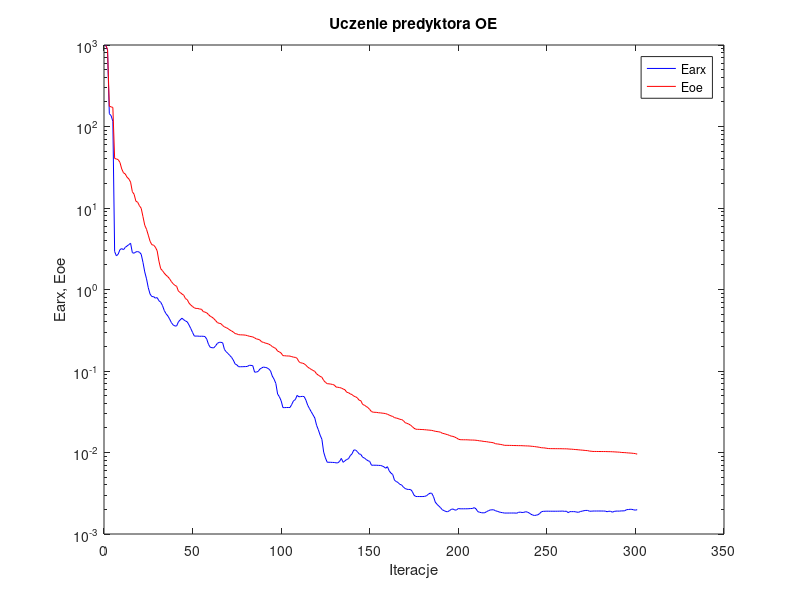
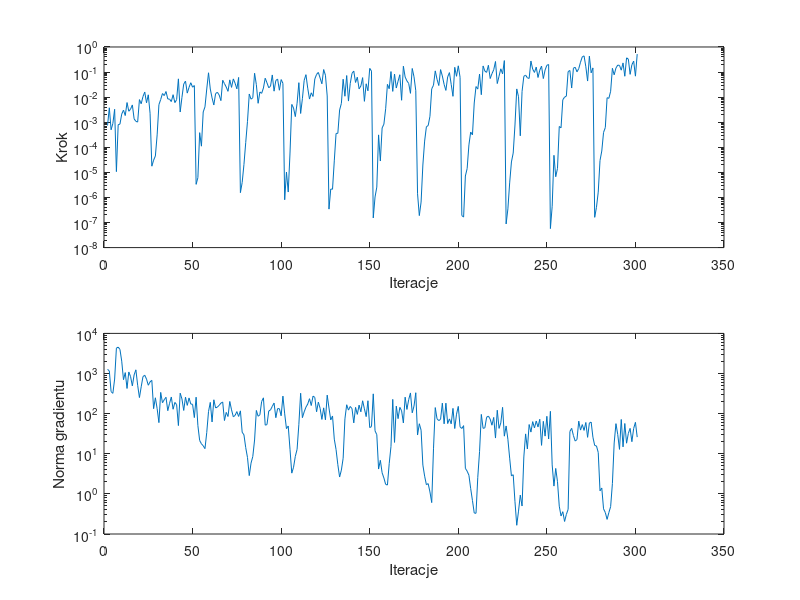

The MATLAB script that drew these images, in order:
%uczenie predyktora oe
clear all;
n=0; farx(n+1)=9.949687e+002; foe(n+1)=9.868740e+002; wspucz(n+1)=0.000000e+000; ng(n+1)=0.000000e+000;
%odnowa zmiennej metryki
n=1; farx(n+1)=8.660275e+002; foe(n+1)=8.815645e+002; krok(n+1)=7.383609e-004; ng(n+1)=1.275368e+003;
n=2; farx(n+1)=1.435625e+002; foe(n+1)=1.773206e+002; krok(n+1)=3.758503e-003; ng(n+1)=1.153301e+003;
n=3; farx(n+1)=1.360775e+002; foe(n+1)=1.742997e+002; krok(n+1)=4.988661e-004; ng(n+1)=3.537903e+002;
n=4; farx(n+1)=1.155700e+002; foe(n+1)=1.713016e+002; krok(n+1)=8.898758e-004; ng(n+1)=3.203450e+002;
n=5; farx(n+1)=2.922283e+000; foe(n+1)=4.059818e+001; krok(n+1)=3.275139e-003; ng(n+1)=7.280636e+002;
n=6; farx(n+1)=2.586362e+000; foe(n+1)=3.993415e+001; krok(n+1)=1.069939e-005; ng(n+1)=4.301416e+003;
n=7; farx(n+1)=2.712237e+000; foe(n+1)=3.925293e+001; krok(n+1)=7.989279e-004; ng(n+1)=4.539386e+003;
n=8; farx(n+1)=3.086026e+000; foe(n+1)=3.621923e+001; krok(n+1)=8.374265e-004; ng(n+1)=4.001106e+003;
n=9; farx(n+1)=3.176167e+000; foe(n+1)=3.015561e+001; krok(n+1)=2.104259e-003; ng(n+1)=2.036877e+003;
n=10; farx(n+1)=3.078793e+000; foe(n+1)=2.702872e+001; krok(n+1)=3.032635e-003; ng(n+1)=7.018158e+002;
n=11; farx(n+1)=3.291085e+000; foe(n+1)=2.617841e+001; krok(n+1)=1.846469e-003; ng(n+1)=1.054113e+003;
n=12; farx(n+1)=3.416999e+000; foe(n+1)=2.384986e+001; krok(n+1)=6.081190e-003; ng(n+1)=4.239334e+002;
n=13; farx(n+1)=3.551252e+000; foe(n+1)=2.277906e+001; krok(n+1)=2.739044e-003; ng(n+1)=1.094899e+003;
n=14; farx(n+1)=3.697394e+000; foe(n+1)=2.079251e+001; krok(n+1)=3.334617e-003; ng(n+1)=8.356509e+002;
n=15; farx(n+1)=2.832254e+000; foe(n+1)=1.585207e+001; krok(n+1)=4.892037e-003; ng(n+1)=4.915154e+002;
n=16; farx(n+1)=2.788976e+000; foe(n+1)=1.473019e+001; krok(n+1)=1.361446e-003; ng(n+1)=9.248705e+002;
n=17; farx(n+1)=2.895388e+000; foe(n+1)=1.211075e+001; krok(n+1)=1.084015e-003; ng(n+1)=1.236002e+003;
n=18; farx(n+1)=2.919244e+000; foe(n+1)=1.177136e+001; krok(n+1)=1.013537e-003; ng(n+1)=5.093269e+002;
n=19; farx(n+1)=2.868979e+000; foe(n+1)=1.066595e+001; krok(n+1)=7.980009e-003; ng(n+1)=2.516531e+002;
n=20; farx(n+1)=2.706891e+000; foe(n+1)=9.915157e+000; krok(n+1)=5.445782e-003; ng(n+1)=4.669747e+002;
n=21; farx(n+1)=2.152705e+000; foe(n+1)=7.830738e+000; krok(n+1)=1.053841e-002; ng(n+1)=8.380113e+002;
n=22; farx(n+1)=1.644252e+000; foe(n+1)=6.146471e+000; krok(n+1)=1.596002e-002; ng(n+1)=9.065465e+002;
n=23; farx(n+1)=1.351998e+000; foe(n+1)=5.479973e+000; krok(n+1)=5.945944e-003; ng(n+1)=7.262826e+002;
n=24; farx(n+1)=1.050450e+000; foe(n+1)=4.645024e+000; krok(n+1)=1.238474e-002; ng(n+1)=5.101938e+002;
n=25; farx(n+1)=8.797241e-001; foe(n+1)=3.909137e+000; krok(n+1)=2.281831e-003; ng(n+1)=6.197418e+002;
%odnowa zmiennej metryki
n=26; farx(n+1)=8.188750e-001; foe(n+1)=3.542560e+000; krok(n+1)=1.763713e-005; ng(n+1)=6.754233e+002;
n=27; farx(n+1)=8.177630e-001; foe(n+1)=3.506801e+000; krok(n+1)=3.048993e-005; ng(n+1)=1.328509e+002;
n=28; farx(n+1)=7.836074e-001; foe(n+1)=3.304536e+000; krok(n+1)=4.506169e-005; ng(n+1)=2.484142e+002;
n=29; farx(n+1)=7.955109e-001; foe(n+1)=2.987753e+000; krok(n+1)=3.125285e-004; ng(n+1)=1.326130e+002;
n=30; farx(n+1)=7.277978e-001; foe(n+1)=2.231638e+000; krok(n+1)=5.022071e-003; ng(n+1)=5.971269e+001;
n=31; farx(n+1)=6.982055e-001; foe(n+1)=1.799598e+000; krok(n+1)=8.017859e-003; ng(n+1)=3.382408e+002;
n=32; farx(n+1)=6.370533e-001; foe(n+1)=1.703864e+000; krok(n+1)=1.391254e-002; ng(n+1)=1.867761e+002;
n=33; farx(n+1)=5.536474e-001; foe(n+1)=1.589039e+000; krok(n+1)=1.153579e-002; ng(n+1)=2.222136e+002;
n=34; farx(n+1)=5.049941e-001; foe(n+1)=1.500139e+000; krok(n+1)=1.675011e-002; ng(n+1)=2.553583e+002;
n=35; farx(n+1)=4.752722e-001; foe(n+1)=1.438627e+000; krok(n+1)=8.471180e-003; ng(n+1)=1.184287e+002;
n=36; farx(n+1)=4.359940e-001; foe(n+1)=1.356572e+000; krok(n+1)=8.324349e-003; ng(n+1)=1.805575e+002;
n=37; farx(n+1)=3.935247e-001; foe(n+1)=1.253525e+000; krok(n+1)=6.669234e-003; ng(n+1)=2.601889e+002;
n=38; farx(n+1)=3.681511e-001; foe(n+1)=1.178669e+000; krok(n+1)=1.251384e-002; ng(n+1)=1.286755e+002;
n=39; farx(n+1)=3.568356e-001; foe(n+1)=1.124405e+000; krok(n+1)=6.047937e-003; ng(n+1)=1.902738e+002;
n=40; farx(n+1)=3.564791e-001; foe(n+1)=1.095607e+000; krok(n+1)=7.947193e-003; ng(n+1)=1.677660e+002;
n=41; farx(n+1)=4.011810e-001; foe(n+1)=9.532892e-001; krok(n+1)=5.359529e-002; ng(n+1)=5.039956e+001;
n=42; farx(n+1)=4.232961e-001; foe(n+1)=9.196795e-001; krok(n+1)=2.553842e-003; ng(n+1)=3.234845e+002;
n=43; farx(n+1)=4.443179e-001; foe(n+1)=8.808697e-001; krok(n+1)=9.801654e-003; ng(n+1)=2.329262e+002;
n=44; farx(n+1)=4.255879e-001; foe(n+1)=8.514210e-001; krok(n+1)=3.320390e-002; ng(n+1)=1.200852e+002;
n=45; farx(n+1)=4.108651e-001; foe(n+1)=7.732428e-001; krok(n+1)=4.356626e-002; ng(n+1)=2.567081e+002;
n=46; farx(n+1)=4.007768e-001; foe(n+1)=7.504744e-001; krok(n+1)=1.448480e-002; ng(n+1)=1.607232e+002;
n=47; farx(n+1)=3.664711e-001; foe(n+1)=6.803321e-001; krok(n+1)=2.452306e-002; ng(n+1)=2.463357e+002;
n=48; farx(n+1)=3.316369e-001; foe(n+1)=6.440547e-001; krok(n+1)=3.754388e-002; ng(n+1)=1.735424e+002;
n=49; farx(n+1)=2.969586e-001; foe(n+1)=6.179956e-001; krok(n+1)=2.489395e-002; ng(n+1)=1.707793e+002;
n=50; farx(n+1)=2.681322e-001; foe(n+1)=5.946503e-001; krok(n+1)=2.896961e-002; ng(n+1)=7.974286e+001;
%odnowa zmiennej metryki
n=51; farx(n+1)=2.681663e-001; foe(n+1)=5.858618e-001; krok(n+1)=3.328396e-006; ng(n+1)=2.570098e+002;
n=52; farx(n+1)=2.682206e-001; foe(n+1)=5.851477e-001; krok(n+1)=6.147973e-006; ng(n+1)=5.023329e+001;
n=53; farx(n+1)=2.664580e-001; foe(n+1)=5.752071e-001; krok(n+1)=3.831728e-004; ng(n+1)=2.138121e+001;
n=54; farx(n+1)=2.672432e-001; foe(n+1)=5.737998e-001; krok(n+1)=1.107642e-004; ng(n+1)=1.772327e+001;
n=55; farx(n+1)=2.665988e-001; foe(n+1)=5.362534e-001; krok(n+1)=2.559883e-003; ng(n+1)=1.580864e+001;
n=56; farx(n+1)=2.647501e-001; foe(n+1)=5.279826e-001; krok(n+1)=4.087375e-003; ng(n+1)=1.342123e+001;
n=57; farx(n+1)=2.460741e-001; foe(n+1)=5.174401e-001; krok(n+1)=2.107682e-002; ng(n+1)=3.390219e+001;
n=58; farx(n+1)=2.118531e-001; foe(n+1)=4.923718e-001; krok(n+1)=9.363811e-002; ng(n+1)=1.130319e+002;
n=59; farx(n+1)=1.950201e-001; foe(n+1)=4.689135e-001; krok(n+1)=2.107682e-002; ng(n+1)=1.907460e+002;
n=60; farx(n+1)=1.930910e-001; foe(n+1)=4.569036e-001; krok(n+1)=9.328627e-003; ng(n+1)=6.207654e+001;
n=61; farx(n+1)=1.924240e-001; foe(n+1)=4.391586e-001; krok(n+1)=4.869577e-003; ng(n+1)=2.214613e+002;
n=62; farx(n+1)=2.039586e-001; foe(n+1)=4.156585e-001; krok(n+1)=1.389524e-002; ng(n+1)=1.387285e+002;
n=63; farx(n+1)=2.181628e-001; foe(n+1)=3.928757e-001; krok(n+1)=1.559274e-002; ng(n+1)=1.455756e+002;
n=64; farx(n+1)=2.247779e-001; foe(n+1)=3.849325e-001; krok(n+1)=1.220118e-002; ng(n+1)=1.612502e+002;
n=65; farx(n+1)=2.250109e-001; foe(n+1)=3.810026e-001; krok(n+1)=7.251821e-003; ng(n+1)=1.826892e+002;
n=66; farx(n+1)=2.217539e-001; foe(n+1)=3.610901e-001; krok(n+1)=4.710295e-002; ng(n+1)=1.952624e+002;
n=67; farx(n+1)=1.834969e-001; foe(n+1)=3.473168e-001; krok(n+1)=3.459187e-002; ng(n+1)=6.731732e+001;
n=68; farx(n+1)=1.721618e-001; foe(n+1)=3.406112e-001; krok(n+1)=2.517497e-002; ng(n+1)=1.074647e+002;
n=69; farx(n+1)=1.638900e-001; foe(n+1)=3.312453e-001; krok(n+1)=1.704362e-002; ng(n+1)=8.480800e+001;
n=70; farx(n+1)=1.551276e-001; foe(n+1)=3.189584e-001; krok(n+1)=4.880471e-002; ng(n+1)=2.010664e+002;
n=71; farx(n+1)=1.471434e-001; foe(n+1)=3.099663e-001; krok(n+1)=2.447549e-002; ng(n+1)=1.242008e+002;
n=72; farx(n+1)=1.359728e-001; foe(n+1)=3.009076e-001; krok(n+1)=5.335388e-002; ng(n+1)=8.349941e+001;
n=73; farx(n+1)=1.223092e-001; foe(n+1)=2.879967e-001; krok(n+1)=3.586741e-002; ng(n+1)=9.045263e+001;
n=74; farx(n+1)=1.186895e-001; foe(n+1)=2.848470e-001; krok(n+1)=2.142359e-002; ng(n+1)=1.125121e+002;
n=75; farx(n+1)=1.127867e-001; foe(n+1)=2.792600e-001; krok(n+1)=6.105720e-002; ng(n+1)=8.505809e+001;
%odnowa zmiennej metryki
n=76; farx(n+1)=1.128061e-001; foe(n+1)=2.778177e-001; krok(n+1)=1.550654e-006; ng(n+1)=1.173319e+002;
n=77; farx(n+1)=1.128741e-001; foe(n+1)=2.775655e-001; krok(n+1)=3.943370e-006; ng(n+1)=3.442957e+001;
n=78; farx(n+1)=1.131645e-001; foe(n+1)=2.766748e-001; krok(n+1)=2.059661e-005; ng(n+1)=2.964277e+001;
n=79; farx(n+1)=1.132958e-001; foe(n+1)=2.750048e-001; krok(n+1)=1.539526e-004; ng(n+1)=1.424221e+001;
n=80; farx(n+1)=1.138515e-001; foe(n+1)=2.715292e-001; krok(n+1)=1.083660e-003; ng(n+1)=8.055076e+000;
n=81; farx(n+1)=1.175501e-001; foe(n+1)=2.671175e-001; krok(n+1)=1.333847e-002; ng(n+1)=2.857101e+000;
n=82; farx(n+1)=1.171960e-001; foe(n+1)=2.646172e-001; krok(n+1)=8.300976e-003; ng(n+1)=5.840933e+000;
n=83; farx(n+1)=1.161131e-001; foe(n+1)=2.617835e-001; krok(n+1)=9.495353e-003; ng(n+1)=8.562625e+000;
n=84; farx(n+1)=9.686220e-002; foe(n+1)=2.554435e-001; krok(n+1)=8.973318e-002; ng(n+1)=2.203278e+001;
n=85; farx(n+1)=9.701965e-002; foe(n+1)=2.474688e-001; krok(n+1)=3.153338e-002; ng(n+1)=1.201092e+002;
n=86; farx(n+1)=9.867804e-002; foe(n+1)=2.451043e-001; krok(n+1)=5.680993e-003; ng(n+1)=8.606035e+001;
n=87; farx(n+1)=1.055328e-001; foe(n+1)=2.398119e-001; krok(n+1)=1.605804e-002; ng(n+1)=9.351800e+001;
n=88; farx(n+1)=1.090707e-001; foe(n+1)=2.280529e-001; krok(n+1)=1.417782e-002; ng(n+1)=2.014280e+002;
n=89; farx(n+1)=1.117781e-001; foe(n+1)=2.246609e-001; krok(n+1)=2.320653e-002; ng(n+1)=2.477166e+002;
n=90; farx(n+1)=1.106773e-001; foe(n+1)=2.204393e-001; krok(n+1)=5.680644e-002; ng(n+1)=5.167635e+001;
n=91; farx(n+1)=1.093921e-001; foe(n+1)=2.175732e-001; krok(n+1)=3.726804e-002; ng(n+1)=5.325766e+001;
n=92; farx(n+1)=1.059230e-001; foe(n+1)=2.137523e-001; krok(n+1)=2.362755e-002; ng(n+1)=1.161688e+002;
n=93; farx(n+1)=1.004561e-001; foe(n+1)=2.078830e-001; krok(n+1)=2.721013e-002; ng(n+1)=1.241264e+002;
n=94; farx(n+1)=8.668839e-002; foe(n+1)=1.993275e-001; krok(n+1)=7.672268e-002; ng(n+1)=1.518086e+002;
n=95; farx(n+1)=7.938047e-002; foe(n+1)=1.939936e-001; krok(n+1)=1.729712e-002; ng(n+1)=1.836660e+002;
n=96; farx(n+1)=7.044198e-002; foe(n+1)=1.886752e-001; krok(n+1)=4.633705e-002; ng(n+1)=7.925162e+001;
n=97; farx(n+1)=5.222425e-002; foe(n+1)=1.753304e-001; krok(n+1)=5.258261e-002; ng(n+1)=1.333389e+002;
n=98; farx(n+1)=4.831599e-002; foe(n+1)=1.719159e-001; krok(n+1)=1.887308e-002; ng(n+1)=1.330826e+002;
n=99; farx(n+1)=4.312190e-002; foe(n+1)=1.658048e-001; krok(n+1)=5.019954e-002; ng(n+1)=8.836688e+001;
n=100; farx(n+1)=3.555049e-002; foe(n+1)=1.543226e-001; krok(n+1)=3.556534e-002; ng(n+1)=2.735378e+002;
%odnowa zmiennej metryki
n=101; farx(n+1)=3.554741e-002; foe(n+1)=1.539473e-001; krok(n+1)=8.096016e-007; ng(n+1)=9.870474e+001;
n=102; farx(n+1)=3.564876e-002; foe(n+1)=1.530312e-001; krok(n+1)=1.033992e-005; ng(n+1)=4.230937e+001;
n=103; farx(n+1)=3.565511e-002; foe(n+1)=1.528614e-001; krok(n+1)=1.641948e-006; ng(n+1)=4.928582e+001;
n=104; farx(n+1)=3.565021e-002; foe(n+1)=1.523333e-001; krok(n+1)=5.904045e-005; ng(n+1)=1.291151e+001;
n=105; farx(n+1)=3.893564e-002; foe(n+1)=1.501040e-001; krok(n+1)=5.119766e-003; ng(n+1)=3.289479e+000;
n=106; farx(n+1)=4.325290e-002; foe(n+1)=1.477533e-001; krok(n+1)=3.683227e-003; ng(n+1)=4.614193e+000;
n=107; farx(n+1)=4.447612e-002; foe(n+1)=1.469923e-001; krok(n+1)=1.675019e-003; ng(n+1)=8.620880e+000;
n=108; farx(n+1)=5.020171e-002; foe(n+1)=1.432202e-001; krok(n+1)=5.711090e-003; ng(n+1)=1.288545e+001;
n=109; farx(n+1)=4.827950e-002; foe(n+1)=1.302315e-001; krok(n+1)=3.769903e-002; ng(n+1)=5.414853e+001;
n=110; farx(n+1)=4.856245e-002; foe(n+1)=1.261561e-001; krok(n+1)=2.232322e-003; ng(n+1)=3.226476e+002;
n=111; farx(n+1)=4.880809e-002; foe(n+1)=1.248993e-001; krok(n+1)=8.705227e-003; ng(n+1)=7.932103e+001;
n=112; farx(n+1)=4.850184e-002; foe(n+1)=1.226093e-001; krok(n+1)=4.679730e-002; ng(n+1)=1.107202e+002;
n=113; farx(n+1)=4.379070e-002; foe(n+1)=1.176171e-001; krok(n+1)=7.866273e-002; ng(n+1)=1.449700e+002;
n=114; farx(n+1)=3.796752e-002; foe(n+1)=1.116642e-001; krok(n+1)=2.284436e-002; ng(n+1)=1.733404e+002;
n=115; farx(n+1)=3.455990e-002; foe(n+1)=1.078963e-001; krok(n+1)=8.383236e-003; ng(n+1)=2.359421e+002;
n=116; farx(n+1)=3.155039e-002; foe(n+1)=1.046287e-001; krok(n+1)=1.488820e-002; ng(n+1)=1.592658e+002;
n=117; farx(n+1)=2.896614e-002; foe(n+1)=1.016345e-001; krok(n+1)=1.063635e-002; ng(n+1)=2.734291e+002;
n=118; farx(n+1)=2.649258e-002; foe(n+1)=9.885049e-002; krok(n+1)=5.286105e-002; ng(n+1)=2.539098e+002;
n=119; farx(n+1)=2.157846e-002; foe(n+1)=9.229628e-002; krok(n+1)=8.068776e-002; ng(n+1)=1.113721e+002;
n=120; farx(n+1)=1.899560e-002; foe(n+1)=8.889208e-002; krok(n+1)=9.682604e-002; ng(n+1)=1.936931e+002;
n=121; farx(n+1)=1.633072e-002; foe(n+1)=8.598482e-002; krok(n+1)=5.753341e-002; ng(n+1)=1.353671e+002;
n=122; farx(n+1)=1.454822e-002; foe(n+1)=8.380101e-002; krok(n+1)=3.407387e-002; ng(n+1)=7.176396e+001;
n=123; farx(n+1)=1.012280e-002; foe(n+1)=7.666623e-002; krok(n+1)=1.261335e-001; ng(n+1)=1.394385e+002;
n=124; farx(n+1)=8.576846e-003; foe(n+1)=7.265893e-002; krok(n+1)=7.485385e-002; ng(n+1)=7.012680e+001;
n=125; farx(n+1)=7.591545e-003; foe(n+1)=6.988467e-002; krok(n+1)=1.109636e-002; ng(n+1)=2.892388e+002;
%odnowa zmiennej metryki
n=126; farx(n+1)=7.590654e-003; foe(n+1)=6.959173e-002; krok(n+1)=3.422731e-007; ng(n+1)=1.382104e+002;
n=127; farx(n+1)=7.580188e-003; foe(n+1)=6.913574e-002; krok(n+1)=2.167989e-006; ng(n+1)=6.963368e+001;
n=128; farx(n+1)=7.556364e-003; foe(n+1)=6.833200e-002; krok(n+1)=2.125074e-006; ng(n+1)=8.740606e+001;
n=129; farx(n+1)=7.544219e-003; foe(n+1)=6.730522e-002; krok(n+1)=2.877521e-005; ng(n+1)=2.312043e+001;
n=130; farx(n+1)=7.462138e-003; foe(n+1)=6.357023e-002; krok(n+1)=3.569431e-004; ng(n+1)=1.271855e+001;
n=131; farx(n+1)=7.467177e-003; foe(n+1)=6.316694e-002; krok(n+1)=3.604935e-004; ng(n+1)=5.343748e+000;
n=132; farx(n+1)=7.791393e-003; foe(n+1)=6.260822e-002; krok(n+1)=3.065383e-003; ng(n+1)=2.630377e+000;
n=133; farx(n+1)=8.466017e-003; foe(n+1)=6.175087e-002; krok(n+1)=5.631405e-003; ng(n+1)=3.921213e+000;
n=134; farx(n+1)=7.574543e-003; foe(n+1)=6.016905e-002; krok(n+1)=5.184392e-002; ng(n+1)=7.729449e+000;
n=135; farx(n+1)=7.907268e-003; foe(n+1)=5.894704e-002; krok(n+1)=1.086709e-002; ng(n+1)=7.398682e+001;
n=136; farx(n+1)=8.214199e-003; foe(n+1)=5.488088e-002; krok(n+1)=7.266281e-002; ng(n+1)=1.665611e+002;
n=137; farx(n+1)=8.379066e-003; foe(n+1)=5.425650e-002; krok(n+1)=6.970444e-003; ng(n+1)=1.224384e+002;
n=138; farx(n+1)=9.145864e-003; foe(n+1)=5.239690e-002; krok(n+1)=3.477029e-002; ng(n+1)=1.509869e+002;
n=139; farx(n+1)=9.628781e-003; foe(n+1)=5.139614e-002; krok(n+1)=8.877087e-002; ng(n+1)=1.334235e+002;
n=140; farx(n+1)=1.072182e-002; foe(n+1)=4.919105e-002; krok(n+1)=1.093247e-001; ng(n+1)=5.886823e+001;
n=141; farx(n+1)=1.073605e-002; foe(n+1)=4.831170e-002; krok(n+1)=3.847317e-002; ng(n+1)=1.433652e+002;
n=142; farx(n+1)=1.026062e-002; foe(n+1)=4.682544e-002; krok(n+1)=6.244338e-002; ng(n+1)=9.582328e+001;
n=143; farx(n+1)=9.623737e-003; foe(n+1)=4.386378e-002; krok(n+1)=2.142359e-002; ng(n+1)=1.628379e+002;
n=144; farx(n+1)=9.465026e-003; foe(n+1)=4.322979e-002; krok(n+1)=2.779047e-002; ng(n+1)=1.111382e+002;
n=145; farx(n+1)=8.738109e-003; foe(n+1)=3.885138e-002; krok(n+1)=6.004768e-002; ng(n+1)=2.093432e+002;
n=146; farx(n+1)=8.557766e-003; foe(n+1)=3.807024e-002; krok(n+1)=6.800237e-003; ng(n+1)=1.315664e+002;
n=147; farx(n+1)=8.208406e-003; foe(n+1)=3.675990e-002; krok(n+1)=3.408723e-002; ng(n+1)=8.429373e+001;
n=148; farx(n+1)=7.931570e-003; foe(n+1)=3.557415e-002; krok(n+1)=1.785858e-002; ng(n+1)=2.097244e+002;
n=149; farx(n+1)=7.772479e-003; foe(n+1)=3.373235e-002; krok(n+1)=1.400181e-001; ng(n+1)=4.482776e+001;
n=150; farx(n+1)=6.981410e-003; foe(n+1)=3.177494e-002; krok(n+1)=1.090928e-001; ng(n+1)=4.768140e+001;
%odnowa zmiennej metryki
n=151; farx(n+1)=6.983274e-003; foe(n+1)=3.121346e-002; krok(n+1)=1.526987e-007; ng(n+1)=3.112386e+002;
n=152; farx(n+1)=6.982357e-003; foe(n+1)=3.115137e-002; krok(n+1)=1.039615e-006; ng(n+1)=3.726212e+001;
n=153; farx(n+1)=6.973943e-003; foe(n+1)=3.104624e-002; krok(n+1)=2.582808e-006; ng(n+1)=2.986570e+001;
n=154; farx(n+1)=6.948662e-003; foe(n+1)=3.072611e-002; krok(n+1)=3.125285e-004; ng(n+1)=4.158877e+000;
n=155; farx(n+1)=6.937729e-003; foe(n+1)=3.066208e-002; krok(n+1)=2.832743e-005; ng(n+1)=6.875128e+000;
n=156; farx(n+1)=6.843534e-003; foe(n+1)=3.042378e-002; krok(n+1)=5.904631e-004; ng(n+1)=3.357818e+000;
n=157; farx(n+1)=6.679811e-003; foe(n+1)=3.024623e-002; krok(n+1)=8.336543e-004; ng(n+1)=2.486682e+000;
n=158; farx(n+1)=6.412608e-003; foe(n+1)=2.999005e-002; krok(n+1)=3.442236e-003; ng(n+1)=1.724549e+000;
n=159; farx(n+1)=6.700280e-003; foe(n+1)=2.945329e-002; krok(n+1)=3.234070e-002; ng(n+1)=1.661251e+000;
n=160; farx(n+1)=5.958153e-003; foe(n+1)=2.880252e-002; krok(n+1)=2.165649e-002; ng(n+1)=5.668807e+000;
n=161; farx(n+1)=5.581219e-003; foe(n+1)=2.813785e-002; krok(n+1)=1.047148e-001; ng(n+1)=1.513290e+001;
n=162; farx(n+1)=5.369731e-003; foe(n+1)=2.768671e-002; krok(n+1)=1.694661e-002; ng(n+1)=2.265347e+002;
n=163; farx(n+1)=4.555707e-003; foe(n+1)=2.676134e-002; krok(n+1)=8.316649e-002; ng(n+1)=1.918349e+001;
n=164; farx(n+1)=4.408369e-003; foe(n+1)=2.646925e-002; krok(n+1)=2.308292e-002; ng(n+1)=1.538055e+002;
n=165; farx(n+1)=4.282813e-003; foe(n+1)=2.612453e-002; krok(n+1)=4.331299e-002; ng(n+1)=7.504975e+001;
n=166; farx(n+1)=4.065367e-003; foe(n+1)=2.554235e-002; krok(n+1)=7.822596e-002; ng(n+1)=1.432818e+002;
n=167; farx(n+1)=4.003098e-003; foe(n+1)=2.539428e-002; krok(n+1)=7.505960e-003; ng(n+1)=1.180002e+002;
n=168; farx(n+1)=3.762121e-003; foe(n+1)=2.461736e-002; krok(n+1)=1.714306e-001; ng(n+1)=5.869227e+001;
n=169; farx(n+1)=3.618449e-003; foe(n+1)=2.323479e-002; krok(n+1)=6.328702e-002; ng(n+1)=2.573561e+002;
n=170; farx(n+1)=3.539387e-003; foe(n+1)=2.280562e-002; krok(n+1)=4.446078e-002; ng(n+1)=1.272822e+002;
n=171; farx(n+1)=3.518952e-003; foe(n+1)=2.233414e-002; krok(n+1)=3.519888e-002; ng(n+1)=2.234600e+002;
n=172; farx(n+1)=3.519856e-003; foe(n+1)=2.168973e-002; krok(n+1)=1.417782e-002; ng(n+1)=3.278126e+002;
n=173; farx(n+1)=3.333628e-003; foe(n+1)=2.081391e-002; krok(n+1)=1.389631e-001; ng(n+1)=1.048900e+002;
n=174; farx(n+1)=2.994901e-003; foe(n+1)=1.985564e-002; krok(n+1)=6.474159e-002; ng(n+1)=1.542065e+002;
n=175; farx(n+1)=2.885480e-003; foe(n+1)=1.930990e-002; krok(n+1)=1.808357e-002; ng(n+1)=3.319386e+002;
%odnowa zmiennej metryki
n=176; farx(n+1)=2.882978e-003; foe(n+1)=1.924737e-002; krok(n+1)=1.400064e-006; ng(n+1)=2.931289e+001;
n=177; farx(n+1)=2.882290e-003; foe(n+1)=1.921832e-002; krok(n+1)=1.888008e-007; ng(n+1)=5.604524e+001;
n=178; farx(n+1)=2.880563e-003; foe(n+1)=1.915832e-002; krok(n+1)=6.553897e-007; ng(n+1)=3.869550e+001;
n=179; farx(n+1)=2.882617e-003; foe(n+1)=1.912905e-002; krok(n+1)=1.961815e-005; ng(n+1)=5.240702e+000;
n=180; farx(n+1)=2.895404e-003; foe(n+1)=1.904099e-002; krok(n+1)=1.769627e-004; ng(n+1)=2.766139e+000;
n=181; farx(n+1)=2.942434e-003; foe(n+1)=1.896485e-002; krok(n+1)=6.647718e-004; ng(n+1)=1.691412e+000;
n=182; farx(n+1)=3.060015e-003; foe(n+1)=1.885872e-002; krok(n+1)=7.315478e-004; ng(n+1)=1.802416e+000;
n=183; farx(n+1)=3.171179e-003; foe(n+1)=1.877672e-002; krok(n+1)=1.723278e-003; ng(n+1)=1.120058e+000;
n=184; farx(n+1)=3.160824e-003; foe(n+1)=1.868666e-002; krok(n+1)=2.147336e-002; ng(n+1)=6.067992e-001;
n=185; farx(n+1)=2.880227e-003; foe(n+1)=1.846244e-002; krok(n+1)=2.981463e-002; ng(n+1)=1.327010e+001;
n=186; farx(n+1)=2.464611e-003; foe(n+1)=1.821344e-002; krok(n+1)=1.115393e-001; ng(n+1)=1.415001e+002;
n=187; farx(n+1)=2.313377e-003; foe(n+1)=1.807375e-002; krok(n+1)=5.138140e-002; ng(n+1)=7.432261e+001;
n=188; farx(n+1)=2.203091e-003; foe(n+1)=1.793646e-002; krok(n+1)=2.900728e-002; ng(n+1)=6.707957e+001;
n=189; farx(n+1)=2.101387e-003; foe(n+1)=1.774242e-002; krok(n+1)=1.253365e-001; ng(n+1)=7.227895e+001;
n=190; farx(n+1)=1.980608e-003; foe(n+1)=1.720750e-002; krok(n+1)=6.948381e-002; ng(n+1)=1.827872e+002;
n=191; farx(n+1)=1.936418e-003; foe(n+1)=1.704840e-002; krok(n+1)=3.221469e-002; ng(n+1)=5.575365e+001;
n=192; farx(n+1)=1.886553e-003; foe(n+1)=1.675638e-002; krok(n+1)=1.856024e-002; ng(n+1)=1.822912e+002;
n=193; farx(n+1)=1.876418e-003; foe(n+1)=1.655424e-002; krok(n+1)=6.402713e-002; ng(n+1)=5.661418e+001;
n=194; farx(n+1)=1.934634e-003; foe(n+1)=1.619141e-002; krok(n+1)=9.513510e-002; ng(n+1)=7.392557e+001;
n=195; farx(n+1)=2.003469e-003; foe(n+1)=1.589534e-002; krok(n+1)=3.238370e-002; ng(n+1)=5.574027e+001;
n=196; farx(n+1)=2.029998e-003; foe(n+1)=1.576929e-002; krok(n+1)=1.078150e-002; ng(n+1)=1.353225e+002;
n=197; farx(n+1)=1.968704e-003; foe(n+1)=1.545012e-002; krok(n+1)=1.545805e-001; ng(n+1)=4.256598e+001;
n=198; farx(n+1)=1.970074e-003; foe(n+1)=1.509251e-002; krok(n+1)=6.778645e-002; ng(n+1)=9.707055e+001;
n=199; farx(n+1)=2.053739e-003; foe(n+1)=1.460215e-002; krok(n+1)=1.775417e-001; ng(n+1)=1.515860e+002;
n=200; farx(n+1)=2.037887e-003; foe(n+1)=1.437097e-002; krok(n+1)=6.191270e-002; ng(n+1)=4.686414e+001;
%odnowa zmiennej metryki
n=201; farx(n+1)=2.037885e-003; foe(n+1)=1.434797e-002; krok(n+1)=1.888725e-007; ng(n+1)=4.258290e+001;
n=202; farx(n+1)=2.038134e-003; foe(n+1)=1.433008e-002; krok(n+1)=1.647793e-007; ng(n+1)=5.025139e+001;
n=203; farx(n+1)=2.039210e-003; foe(n+1)=1.432403e-002; krok(n+1)=7.156975e-006; ng(n+1)=4.332123e+000;
n=204; farx(n+1)=2.039330e-003; foe(n+1)=1.431525e-002; krok(n+1)=1.416371e-005; ng(n+1)=3.681476e+000;
n=205; farx(n+1)=2.044707e-003; foe(n+1)=1.426881e-002; krok(n+1)=1.247165e-004; ng(n+1)=2.917844e+000;
n=206; farx(n+1)=2.053023e-003; foe(n+1)=1.422786e-002; krok(n+1)=4.066412e-004; ng(n+1)=1.350945e+000;
n=207; farx(n+1)=2.056099e-003; foe(n+1)=1.421885e-002; krok(n+1)=3.125285e-004; ng(n+1)=6.822594e-001;
n=208; farx(n+1)=2.106693e-003; foe(n+1)=1.419308e-002; krok(n+1)=5.836445e-003; ng(n+1)=3.344716e-001;
n=209; farx(n+1)=2.035670e-003; foe(n+1)=1.413088e-002; krok(n+1)=2.642647e-002; ng(n+1)=3.276956e-001;
n=210; farx(n+1)=1.881023e-003; foe(n+1)=1.403212e-002; krok(n+1)=2.096657e-002; ng(n+1)=2.584399e+000;
n=211; farx(n+1)=1.850111e-003; foe(n+1)=1.390416e-002; krok(n+1)=8.298877e-002; ng(n+1)=1.128119e+001;
n=212; farx(n+1)=1.827260e-003; foe(n+1)=1.385437e-002; krok(n+1)=1.251384e-002; ng(n+1)=9.566944e+001;
n=213; farx(n+1)=1.816908e-003; foe(n+1)=1.371889e-002; krok(n+1)=1.752988e-001; ng(n+1)=4.297954e+001;
n=214; farx(n+1)=1.824204e-003; foe(n+1)=1.363039e-002; krok(n+1)=1.093247e-001; ng(n+1)=4.438817e+001;
n=215; farx(n+1)=1.884591e-003; foe(n+1)=1.357025e-002; krok(n+1)=9.714883e-002; ng(n+1)=8.149011e+001;
n=216; farx(n+1)=1.929184e-003; foe(n+1)=1.343751e-002; krok(n+1)=1.865458e-001; ng(n+1)=8.687207e+001;
n=217; farx(n+1)=1.972879e-003; foe(n+1)=1.334755e-002; krok(n+1)=5.514490e-002; ng(n+1)=7.311020e+001;
n=218; farx(n+1)=1.980735e-003; foe(n+1)=1.327001e-002; krok(n+1)=8.610785e-002; ng(n+1)=5.147678e+001;
n=219; farx(n+1)=1.981781e-003; foe(n+1)=1.312824e-002; krok(n+1)=1.232694e-001; ng(n+1)=8.046543e+001;
n=220; farx(n+1)=1.927538e-003; foe(n+1)=1.280726e-002; krok(n+1)=2.640812e-001; ng(n+1)=2.463606e+001;
n=221; farx(n+1)=1.900714e-003; foe(n+1)=1.273945e-002; krok(n+1)=3.481722e-002; ng(n+1)=1.216074e+002;
n=222; farx(n+1)=1.866307e-003; foe(n+1)=1.265354e-002; krok(n+1)=6.827250e-002; ng(n+1)=4.287629e+001;
n=223; farx(n+1)=1.839919e-003; foe(n+1)=1.254096e-002; krok(n+1)=1.347860e-001; ng(n+1)=5.881091e+001;
n=224; farx(n+1)=1.827418e-003; foe(n+1)=1.243374e-002; krok(n+1)=8.485128e-002; ng(n+1)=1.434932e+002;
n=225; farx(n+1)=1.807769e-003; foe(n+1)=1.225176e-002; krok(n+1)=2.869393e-001; ng(n+1)=2.743662e+001;
%odnowa zmiennej metryki
n=226; farx(n+1)=1.807875e-003; foe(n+1)=1.224251e-002; krok(n+1)=8.773477e-008; ng(n+1)=4.934607e+001;
n=227; farx(n+1)=1.808085e-003; foe(n+1)=1.223258e-002; krok(n+1)=3.500160e-007; ng(n+1)=2.299139e+001;
n=228; farx(n+1)=1.809082e-003; foe(n+1)=1.222306e-002; krok(n+1)=3.799870e-006; ng(n+1)=7.785522e+000;
n=229; farx(n+1)=1.809120e-003; foe(n+1)=1.221157e-002; krok(n+1)=2.605170e-005; ng(n+1)=2.803883e+000;
n=230; farx(n+1)=1.809650e-003; foe(n+1)=1.218627e-002; krok(n+1)=5.904967e-005; ng(n+1)=3.001111e+000;
n=231; farx(n+1)=1.809527e-003; foe(n+1)=1.217387e-002; krok(n+1)=7.740461e-004; ng(n+1)=6.376773e-001;
n=232; farx(n+1)=1.799380e-003; foe(n+1)=1.215994e-002; krok(n+1)=2.127270e-002; ng(n+1)=1.650295e-001;
n=233; farx(n+1)=1.844604e-003; foe(n+1)=1.214366e-002; krok(n+1)=1.038090e-002; ng(n+1)=3.721759e-001;
n=234; farx(n+1)=1.854410e-003; foe(n+1)=1.213978e-002; krok(n+1)=2.875463e-004; ng(n+1)=9.324536e-001;
n=235; farx(n+1)=1.836109e-003; foe(n+1)=1.212366e-002; krok(n+1)=1.684825e-002; ng(n+1)=4.984363e-001;
n=236; farx(n+1)=1.843682e-003; foe(n+1)=1.208618e-002; krok(n+1)=6.778645e-002; ng(n+1)=8.315747e+000;
n=237; farx(n+1)=1.877236e-003; foe(n+1)=1.206034e-002; krok(n+1)=7.542765e-002; ng(n+1)=3.126378e+001;
n=238; farx(n+1)=1.857813e-003; foe(n+1)=1.203803e-002; krok(n+1)=5.893163e-002; ng(n+1)=1.317534e+001;
n=239; farx(n+1)=1.812940e-003; foe(n+1)=1.201490e-002; krok(n+1)=5.576355e-002; ng(n+1)=5.352003e+001;
n=240; farx(n+1)=1.748485e-003; foe(n+1)=1.194957e-002; krok(n+1)=2.760258e-001; ng(n+1)=3.469443e+001;
n=241; farx(n+1)=1.709007e-003; foe(n+1)=1.189083e-002; krok(n+1)=1.304848e-001; ng(n+1)=6.320496e+001;
n=242; farx(n+1)=1.688572e-003; foe(n+1)=1.183400e-002; krok(n+1)=9.668121e-002; ng(n+1)=4.409739e+001;
n=243; farx(n+1)=1.702336e-003; foe(n+1)=1.173568e-002; krok(n+1)=1.579498e-001; ng(n+1)=6.543334e+001;
n=244; farx(n+1)=1.723772e-003; foe(n+1)=1.167252e-002; krok(n+1)=6.068470e-002; ng(n+1)=4.657989e+001;
n=245; farx(n+1)=1.788032e-003; foe(n+1)=1.155219e-002; krok(n+1)=1.189066e-001; ng(n+1)=7.240906e+001;
n=246; farx(n+1)=1.879710e-003; foe(n+1)=1.143962e-002; krok(n+1)=1.732520e-001; ng(n+1)=1.620075e+001;
n=247; farx(n+1)=1.897631e-003; foe(n+1)=1.141059e-002; krok(n+1)=5.507794e-002; ng(n+1)=6.427374e+001;
n=248; farx(n+1)=1.901851e-003; foe(n+1)=1.135869e-002; krok(n+1)=1.204927e-001; ng(n+1)=2.751546e+001;
n=249; farx(n+1)=1.905814e-003; foe(n+1)=1.124885e-002; krok(n+1)=1.865388e-001; ng(n+1)=8.585057e+001;
n=250; farx(n+1)=1.903637e-003; foe(n+1)=1.118468e-002; krok(n+1)=2.001704e-001; ng(n+1)=2.334628e+001;
%odnowa zmiennej metryki
n=251; farx(n+1)=1.903557e-003; foe(n+1)=1.115612e-002; krok(n+1)=5.729796e-008; ng(n+1)=1.141650e+002;
n=252; farx(n+1)=1.903576e-003; foe(n+1)=1.115565e-002; krok(n+1)=4.461028e-007; ng(n+1)=5.270310e+000;
n=253; farx(n+1)=1.903066e-003; foe(n+1)=1.114787e-002; krok(n+1)=4.789661e-005; ng(n+1)=1.564060e+000;
n=254; farx(n+1)=1.903580e-003; foe(n+1)=1.114116e-002; krok(n+1)=6.697231e-006; ng(n+1)=4.309108e+000;
n=255; farx(n+1)=1.903547e-003; foe(n+1)=1.113828e-002; krok(n+1)=1.436371e-005; ng(n+1)=2.011768e+000;
n=256; farx(n+1)=1.906160e-003; foe(n+1)=1.113155e-002; krok(n+1)=6.767654e-004; ng(n+1)=4.936050e-001;
n=257; farx(n+1)=1.906337e-003; foe(n+1)=1.113076e-002; krok(n+1)=5.985093e-004; ng(n+1)=2.818480e-001;
n=258; farx(n+1)=1.912419e-003; foe(n+1)=1.111114e-002; krok(n+1)=7.883344e-003; ng(n+1)=3.597628e-001;
n=259; farx(n+1)=1.894783e-003; foe(n+1)=1.110211e-002; krok(n+1)=1.000726e-002; ng(n+1)=2.054094e-001;
n=260; farx(n+1)=1.906398e-003; foe(n+1)=1.109492e-002; krok(n+1)=1.095618e-002; ng(n+1)=3.071963e-001;
n=261; farx(n+1)=1.828424e-003; foe(n+1)=1.105919e-002; krok(n+1)=1.041001e-001; ng(n+1)=4.108841e-001;
n=262; farx(n+1)=1.881671e-003; foe(n+1)=1.100283e-002; krok(n+1)=1.158784e-001; ng(n+1)=3.594197e+001;
n=263; farx(n+1)=1.880965e-003; foe(n+1)=1.098914e-002; krok(n+1)=2.308292e-002; ng(n+1)=4.305588e+001;
n=264; farx(n+1)=1.881944e-003; foe(n+1)=1.092649e-002; krok(n+1)=1.434696e-001; ng(n+1)=2.838017e+001;
n=265; farx(n+1)=1.878360e-003; foe(n+1)=1.088230e-002; krok(n+1)=1.550674e-001; ng(n+1)=2.074399e+001;
n=266; farx(n+1)=1.853493e-003; foe(n+1)=1.083868e-002; krok(n+1)=1.020821e-001; ng(n+1)=2.259908e+001;
n=267; farx(n+1)=1.849441e-003; foe(n+1)=1.078701e-002; krok(n+1)=1.370460e-001; ng(n+1)=6.501615e+001;
n=268; farx(n+1)=1.891432e-003; foe(n+1)=1.073366e-002; krok(n+1)=2.475890e-001; ng(n+1)=3.891603e+001;
n=269; farx(n+1)=1.908046e-003; foe(n+1)=1.068814e-002; krok(n+1)=4.063898e-001; ng(n+1)=5.339092e+001;
n=270; farx(n+1)=1.933330e-003; foe(n+1)=1.063761e-002; krok(n+1)=4.419445e-001; ng(n+1)=3.819470e+001;
n=271; farx(n+1)=1.946766e-003; foe(n+1)=1.057379e-002; krok(n+1)=1.630613e-001; ng(n+1)=6.022128e+001;
n=272; farx(n+1)=1.946328e-003; foe(n+1)=1.054679e-002; krok(n+1)=4.382471e-002; ng(n+1)=2.566436e+001;
n=273; farx(n+1)=1.906479e-003; foe(n+1)=1.041075e-002; krok(n+1)=4.310227e-001; ng(n+1)=5.834580e+001;
n=274; farx(n+1)=1.903565e-003; foe(n+1)=1.037102e-002; krok(n+1)=9.310460e-002; ng(n+1)=6.166583e+001;
n=275; farx(n+1)=1.914024e-003; foe(n+1)=1.030286e-002; krok(n+1)=1.463429e-001; ng(n+1)=2.583542e+001;
%odnowa zmiennej metryki
n=276; farx(n+1)=1.914060e-003; foe(n+1)=1.030114e-002; krok(n+1)=1.610246e-007; ng(n+1)=1.609621e+001;
n=277; farx(n+1)=1.914406e-003; foe(n+1)=1.029648e-002; krok(n+1)=4.033308e-007; ng(n+1)=1.567490e+001;
n=278; farx(n+1)=1.915193e-003; foe(n+1)=1.028763e-002; krok(n+1)=1.630424e-006; ng(n+1)=1.078452e+001;
n=279; farx(n+1)=1.915026e-003; foe(n+1)=1.028515e-002; krok(n+1)=2.965489e-005; ng(n+1)=1.193015e+000;
n=280; farx(n+1)=1.914260e-003; foe(n+1)=1.027918e-002; krok(n+1)=7.095977e-005; ng(n+1)=1.400740e+000;
n=281; farx(n+1)=1.912951e-003; foe(n+1)=1.027650e-002; krok(n+1)=3.910575e-004; ng(n+1)=4.241763e-001;
n=282; farx(n+1)=1.909453e-003; foe(n+1)=1.027400e-002; krok(n+1)=6.126315e-004; ng(n+1)=3.432146e-001;
n=283; farx(n+1)=1.876947e-003; foe(n+1)=1.025541e-002; krok(n+1)=9.495353e-003; ng(n+1)=2.315998e-001;
n=284; farx(n+1)=1.902676e-003; foe(n+1)=1.024340e-002; krok(n+1)=8.948186e-003; ng(n+1)=3.423023e-001;
n=285; farx(n+1)=1.899161e-003; foe(n+1)=1.023595e-002; krok(n+1)=1.715934e-002; ng(n+1)=4.802004e-001;
n=286; farx(n+1)=1.852202e-003; foe(n+1)=1.021246e-002; krok(n+1)=1.414327e-001; ng(n+1)=1.815546e+000;
n=287; farx(n+1)=1.893266e-003; foe(n+1)=1.018380e-002; krok(n+1)=7.759105e-002; ng(n+1)=1.858672e+001;
n=288; farx(n+1)=1.909320e-003; foe(n+1)=1.015004e-002; krok(n+1)=1.441658e-001; ng(n+1)=5.628557e+001;
n=289; farx(n+1)=1.910130e-003; foe(n+1)=1.011822e-002; krok(n+1)=1.892883e-001; ng(n+1)=3.036062e+001;
n=290; farx(n+1)=1.908285e-003; foe(n+1)=1.009266e-002; krok(n+1)=1.845727e-001; ng(n+1)=1.286835e+001;
n=291; farx(n+1)=1.921200e-003; foe(n+1)=1.002292e-002; krok(n+1)=1.189066e-001; ng(n+1)=7.159092e+001;
n=292; farx(n+1)=1.921159e-003; foe(n+1)=9.987058e-003; krok(n+1)=2.317569e-001; ng(n+1)=1.485476e+001;
n=293; farx(n+1)=1.928678e-003; foe(n+1)=9.968707e-003; krok(n+1)=6.808455e-002; ng(n+1)=5.678313e+001;
n=294; farx(n+1)=1.991398e-003; foe(n+1)=9.924152e-003; krok(n+1)=3.691454e-001; ng(n+1)=1.833333e+001;
n=295; farx(n+1)=1.995832e-003; foe(n+1)=9.877687e-003; krok(n+1)=3.276650e-001; ng(n+1)=3.232178e+001;
n=296; farx(n+1)=2.011792e-003; foe(n+1)=9.851175e-003; krok(n+1)=8.100548e-002; ng(n+1)=4.294179e+001;
n=297; farx(n+1)=2.006245e-003; foe(n+1)=9.808325e-003; krok(n+1)=1.961845e-001; ng(n+1)=1.998837e+001;
n=298; farx(n+1)=1.980082e-003; foe(n+1)=9.748746e-003; krok(n+1)=2.730638e-001; ng(n+1)=4.269714e+001;
n=299; farx(n+1)=1.962422e-003; foe(n+1)=9.698875e-003; krok(n+1)=6.864555e-002; ng(n+1)=6.069591e+001;
n=300; farx(n+1)=1.988555e-003; foe(n+1)=9.541032e-003; krok(n+1)=5.203615e-001; ng(n+1)=2.596958e+001;

figure; semilogy(farx,'b'); hold on; semilogy(foe,'r'); xlabel('Iteracje'); ylabel('Earx, Eoe'); legend('Earx','Eoe'); title('Uczenie predyktora OE');
figure; subplot(2,1,1); semilogy(krok); xlabel('Iteracje'); ylabel('Krok');
subplot(2,1,2); semilogy(ng); xlabel('Iteracje'); ylabel('Norma gradientu');
Earx=farx(n+1)
Eoe=foe(n+1)
